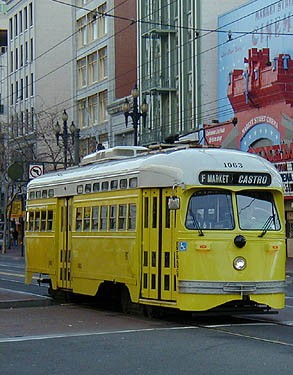
%> input picture resources/projPanorama/data/source001/source001_01.jpg, 293 x 375 px; its folder holds 2 pictures in this run
$ octave proj5.m   (GNU Octave 9; MATLAB toolbox functions it lacks are replaced by stand-ins)
%> lines starting %> are read from the running program, lines starting %| are printed output that depends on the picture
### resources/projPanorama/code/harris.m
% Sample code for detecting Harris corners, following
% Brown et al, CVPR 2005
%        by Alyosha Efros, so probably buggy...
%
% Taken from CMU Computational Photography web page
% by Patrick Doran on April 4th, 2010.
%

function [x,y,v] = harris(imrgb, border)
    im = im2double(rgb2gray(imrgb));
    g1 = fspecial('gaussian', 9,1);  % Gaussian with sigma_d
    g2 = fspecial('gaussian', 11,1.5); % Gaussian with sigma_i

    img1 = conv2(im,g1,'same');  % blur image with sigma_d
    Ix = conv2(img1,[-1 0 1],'same');  % take x derivative
    Iy = conv2(img1,[-1;0;1],'same');  % take y derivative

    % Compute elements of the Harris matrix H
    %%% we can use blur instead of the summing window
    Ix2 = conv2(Ix.*Ix,g2,'same');
    Iy2 = conv2(Iy.*Iy,g2,'same');
    IxIy = conv2(Ix.*Iy,g2,'same');
    R = (Ix2.*Iy2 - IxIy.*IxIy) ... % det(H)
        ./ (Ix2 + Iy2 + eps);       % trace(H) + epsilon

    % don't want corners close to image border
    R([1:border, end-border-1:end], :) = 0;
    R(:,[1:border,end-border-1:end]) = 0;
    max_r = max(R(:));
    R(R < 0.05 * max_r) = 0;

    % non-maxima supression within 3x3 windows
    nonmax = inline('max(x)');
    Rmax = colfilt(R,[3 3],'sliding',nonmax); % find neighbrhood max
    Rnm = R.*(R == Rmax);  % supress non-max

    % extract all interest points
    [y,x,v] = find(Rnm);

    % Get orientation
    g3 = fspecial('gaussian', 33,4.5); % Gaussian with sigma_o
    img3 = conv2(im,g3,'same'); % blur image with sigma_o
    Ix3 = conv2(img3,[-1 0 1],'same');
    Iy3 = conv2(img3,[-1;0;1],'same');
    inds = sub2ind(size(img3),y,x);
    U = [ Ix3(inds) Iy3(inds)];
    U = normr_1290(U);
    o = atan2(U(:,1),U(:,2));
    o = rad2deg(o);

end

### resources/projPanorama/code/normr_1290.m
function [n] = normr_1290(m)
    [mr,mc]=size(m);
    if (mc == 1)
        n = m ./ abs(m);
    else
        n=sqrt(ones./(sum((m.*m)')))'*ones(1,mc).*m;
    end
end

### resources/projPanorama/code/define_correspondence.m
% Automated Panorama Stitching stencil code
% CS 129 Computational Photography, Brown U.
%
% Automatically computes a set of correspondence points between
% two images.
%
% imgA:         input image A
% imgB:         input image B
% patch_size:   size of the area around an interest point that we will
%               use to create a feature vector.
%
% X1:           x location of the correspondence points in image A
% y1:           y location of the correspondence points in image A
% X1:           x location of the correspondence points in image B
% Y1:           y location of the correspondence points in image B

function [ X1 Y1 X2 Y2 ] = define_correspondence( imgA, imgB, patch_size )
    % to make sure all points are within the patch_size
    border = patch_size / 2;

    % harris will return a list of interest points
    [xA yA] = harris(imgA, border);
    [xB yB] = harris(imgB, border);

    % transform the interest points into feature vectors
    [featuresA] = get_features(imgA, xA, yA, patch_size);
    [featuresB] = get_features(imgB, xB, yB, patch_size);


    % Find out which feature in featuresA corresponds to which
    % feature in featuresB. You can use dist2 to get the squared
    % distance between two sets of points.

    D = dist2(featuresA, featuresB);

    [D index] = sort(D, 2);

    error = D(:,1) ./ D(:,2);

    FEATURE_ERROR = 0.2;
    MIN_NUM_MATCHES = 20;

    [e i] = sort(error);
    bestA = i(e < FEATURE_ERROR);
    if length(bestA) < MIN_NUM_MATCHES
        bestA = i(1:MIN_NUM_MATCHES);
    end
    bestB = index( bestA );

    X1 = xA(bestA);
    Y1 = yA(bestA);
    X2 = xB(bestB);
    Y2 = yB(bestB);
end

### resources/projPanorama/code/get_features.m
% Automated Panorama Stitching stencil code
% CS 129 Computational Photography, Brown U.
%
% Returns a set of feature descriptors for a given set of interest points.
%
%
% img:          input image A
% x / y:        x and y locations of interest points
% patch_size:   area to compute the feature vector from ( should be
%               centered at x/y).
%
% features:     the list of computed features. should have the
%               following dimension | length(x) | patch_size * patch_size|

function [features] = get_features(img, x, y, patch_size)
    img = im2double(rgb2gray(img));

    % Choose center consistently (even width window)
    % Remember to apply a border parameter to harris and anms
    features = zeros(length(x), patch_size * patch_size);
    for i=1:length(x)
        winX = x(i)-patch_size/2 : x(i)+patch_size/2-1;
        winY = y(i)-patch_size/2 : y(i)+patch_size/2-1;

        feat = img(winY,winX,:);
        feat = imresize(feat,[patch_size patch_size]);

        % "Standardize" the vector
        feat = (feat - mean(feat(:))) / std(feat(:));

        features(i,:) = feat(:);
    end
end

### resources/projPanorama/code/dist2.m
%DIST2	Calculates squared distance between two sets of points.
%
%	Description
%	D = DIST2(X, C) takes two matrices of vectors and calculates the
%	squared Euclidean distance between them.  Both matrices must be of
%	the same column dimension.  If X has M rows and N columns, and C has
%	L rows and N columns, then the result has M rows and L columns.  The
%	I, Jth entry is the  squared distance from the Ith row of X to the
%	Jth row of C.
%
%	See also
%	GMMACTIV, KMEANS, RBFFWD
%

%	Copyright (c) Christopher M Bishop, Ian T Nabney (1996, 1997)

function n2 = dist2(x, c)

    [ndata, dimx] = size(x);
    [ncentres, dimc] = size(c);
    if dimx ~= dimc
        error('Data dimension does not match dimension of centres')
    end

    n2 = (ones(ncentres, 1) * sum((x.^2)', 1))' + ...
            ones(ndata, 1) * sum((c.^2)',1) - ...
            2.*(x*(c'));
end

### resources/projPanorama/code/composite.m
% Automated Panorama Stitching stencil code
% CS 129 Computational Photography, Brown U.
%
% Simple form of compositing two images by averaging the
% overlap region.

function [ out ] = composite(imgA, imgB)

    % Hint: we might consider generating some masks first...
    % Then we can composite.

    % Placeholder code
    imgA1 = imresize(imgA, [size(imgB,1) size(imgB,2)]);
    out = imgA1 + imgB;
end

### resources/projPanorama/code/ransac.m
% Automated Panorama Stitching stencil code
% CS 129 Computational Photography, Brown U.
%
% Run RANSAC to recover the homography.
%
%
% X1:           x location of the correspondence points in image A
% y1:           y location of the correspondence points in image A
% X1:           x location of the correspondence points in image B
% Y1:           y location of the correspondence points in image B
%
%
% model:        the recovered homography (|3|x|3| matrix)

function [model] = ransac(X1, Y1, X2, Y2)
    % your code here.
    % use (and implement) calculate_transform to calculate a homography
    % between many random sets of points.
    % return the homography with the most inliers.

    %placeholder
    model = [1 0 -50; ...
             0 1 -50; ...
             0 0 1];

end

### resources/projPanorama/code/show_correspondence.m
% Automated Panorama Stitching stencil code
% CS 129 Computational Photography, Brown U.
%
% Visualizes corresponding points between two images.

function [ h ] = show_correspondence(imgA, imgB, X1, Y1, X2, Y2)
    h = figure;
    subplot(1,2,1);
    imshow(rgb2gray(imgA))
    hold on;
    plot(X1,Y1,'ro');
    hold off;
    subplot(1,2,2);
    imshow(rgb2gray(imgB))
    hold on;
    plot(X2,Y2,'ro');
    hold off;
end

### resources/projPanorama/code/warp_image.m
% Automated Panorama Stitching stencil code
% CS 129 Computational Photography, Brown U.
%
% Warps an img according to projective transfomation T

function [ im1, im2 ] = warp_image(A, B, T)

    % Your code here

    % Placeholder code
    im1 = A;
    im2 = B;

end

### resources/projPanorama/code/proj5.m
% Automated Panorama Stitching stencil code
% CS 129 Computational Photography, Brown U.

warning('off','MATLAB:singularMatrix');
warning('off','Matlab:nearlySingularMatrix');

imgdir = '../data/';
outdir = '../results';
N = 2; %defaulting to run only on the first two of eight test sets

for i = 1:N
    close all;

    prefix = sprintf('source%03d',i);
    files = dir(sprintf('%s/%s/*.jpg',imgdir,prefix));

    display(sprintf('-------'));
    display(sprintf('Processing files in %s:', prefix));

    T = length(files);
    filenames = cell(T,1);
    for j = 1:T
        filenames{j} = sprintf('%s/%s/%s',imgdir,prefix,files(j).name);
    end


%     For STEP 5: Prewarp the images into spherical images.
%     Leave this section commented out until you finish normal stitching.
%     Then, uncomment this section, and run the code using the images from
%     imgCell instead.
%
%     When you get to this step, consider which image-space transform is
%     now needed---we might not need to estimate a homography.
%     Write two code paths with a switch for planar/spherical as needed.
%
%     focal_len = 500;
%     imgCell = cell(T,1);
%     for j = 1:length(filenames)
%         img = im2double(imread(filenames{j}));
%         imgCell{j} = spherical_conversion(img, focal_len);
%     end


    % loop over all input image and combine
    A = im2double(imread(filenames{1}));
    for j = 2:length(filenames)
        B = im2double(imread(filenames{j}));
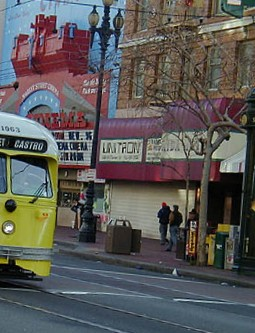
%> input picture resources/projPanorama/data/source001/source001_02.jpg, 255 x 333 px

        % STEP 1: Define correspondences between the 2 images
        % This is computed for you.
        tstart = tic;
        display(sprintf('Calculating potential correspondences... '));
        patch_size = 40;
        [X1 Y1 X2 Y2] = define_correspondence(A, B, patch_size);
%> in harris, `R([1:border, end-border-1:end], :) = 0;`: R: size 375x293 double; min 0, max 0.0222, mean 0.000767
%> in harris, `R(:,[1:border,end-border-1:end]) = 0;`:
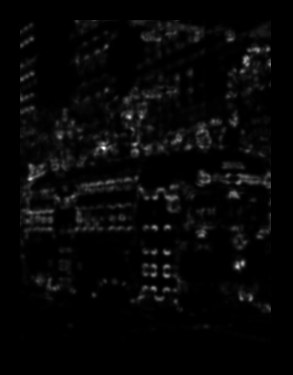
%> R: size 375x293 double; min 0, max 0.0222, mean 0.000632; drawn with min black and max white
%> in harris, `max_r = max(R(:));`: max_r = 0.0222
%> in harris, `[y,x,v] = find(Rnm);`: y = 506 values from 21 to 327; x = 506 values from 21 to 271; v = 506 values from 0.00113 to 0.0222
%> in harris, `inds = sub2ind(size(img3),y,x);`: inds = 506 values from 7630 to 101479
%> in harris, `U = [ Ix3(inds) Iy3(inds)];`: U = 506 rows, first 12: [-0.00169 -0.00115; 0.0013 0.0101; 0.00556 0.0132; -0.018 0.00657; -0.0129 -0.0105; -0.00966 0.0192; -0.0114 0.0202; -0.0138 -0.0164; 0.0097 0.0192; -0.0085 -0.0142; 0.00878 0.0223; -0.00812 -0.0154]
%> in normr_1290, `[mr,mc]=size(m);`: mr = 506; mc = 2
%> in harris, `U = normr_1290(U);`: U = 506 rows, first 12: [-0.828 -0.561; 0.127 0.992; 0.389 0.921; -0.939 0.343; -0.778 -0.629; -0.448 0.894; -0.492 0.871; -0.644 -0.765; 0.451 0.892; -0.513 -0.858; 0.366 0.931; -0.466 -0.885]
%> in harris, `o = atan2(U(:,1),U(:,2));`: o = 506 values, max 3.12 at index 80, min -3.13 at index 152, mean -0.26
%> in harris, `o = rad2deg(o);`: o = 506 values, max 178.8 at index 80, min -179.3 at index 152, mean -14.92
%> in define_correspondence, `[xA yA] = harris(imgA, border);`: xA = 506 values from 21 to 271; yA = 506 values, max 327 at index 389, min 21 at index 150, mean 155.2
%> call 2 of harris, with border = 20
%> in harris (call 2), `R([1:border, end-border-1:end], :) = 0;`: R: size 333x255 double; min 0, max 0.0228, mean 0.000745
%> in harris (call 2), `R(:,[1:border,end-border-1:end]) = 0;`:
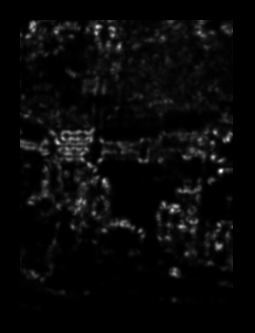
%> R: size 333x255 double; min 0, max 0.0171, mean 0.000602; drawn with min black and max white
%> in harris (call 2), `max_r = max(R(:));`: max_r = 0.0171
%> in harris (call 2), `[y,x,v] = find(Rnm);`: y = 499 values from 21 to 300; x = 499 values from 21 to 233; v = 499 values from 0.000855 to 0.0171
%> in harris (call 2), `Iy3 = conv2(img3,[-1;0;1],'same');`:
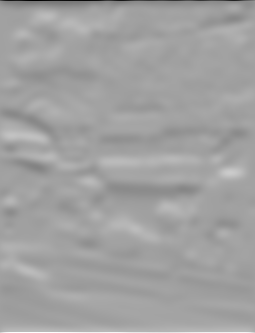
%> Iy3: size 333x255 double; min -0.42, max 0.244, mean 0.000255; drawn with min black and max white
%> in harris (call 2), `inds = sub2ind(size(img3),y,x);`: inds = 499 values from 6695 to 77543
%> in harris (call 2), `U = [ Ix3(inds) Iy3(inds)];`: U = 499 rows, first 12: [0.0111 0.051; 0.00815 -0.000586; 0.000141 0.0333; -0.00925 -0.000479; 0.00675 -0.0466; -0.0178 0.0631; -0.0269 -0.000628; -0.0456 0.0573; -0.00777 0.00832; -0.00343 -0.00418; -0.00762 0.00458; -0.00431 -0.00811]
%> in harris (call 2), `U = normr_1290(U);`: U = 499 rows, first 12: [0.212 0.977; 0.997 -0.0717; 0.00425 1; -0.999 -0.0517; 0.143 -0.99; -0.272 0.962; -1 -0.0233; -0.623 0.783; -0.683 0.731; -0.635 -0.773; -0.857 0.516; -0.469 -0.883]
%> in harris (call 2), `o = atan2(U(:,1),U(:,2));`: o = 499 values, max 3.12 at index 348, min -3.14 at index 51, mean 0.115
%> in harris (call 2), `o = rad2deg(o);`: o = 499 values, max 178.6 at index 348, min -180 at index 51, mean 6.59
%> in define_correspondence, `[xB yB] = harris(imgB, border);`: xB = 499 values from 21 to 233; yB = 499 values, max 300 at index 353, min 21 at index 46, mean 133.1
%> after the loop in get_features, `for i=1:length(x)`:
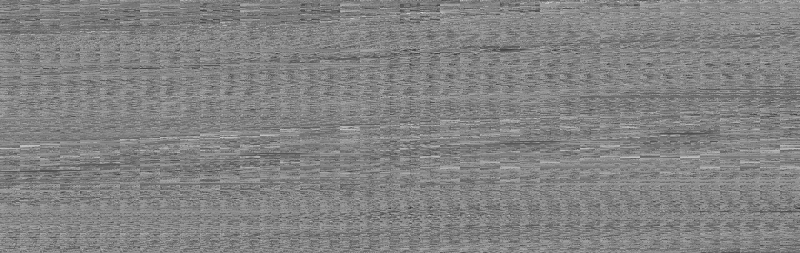
%> features: size 506x1600 double (shown at 1/2 size); min -5.6, max 5.28, mean 1.03e-17; drawn with min black and max white
%> call 2 of get_features, with patch_size = 40
%> after the loop in get_features (call 2), `for i=1:length(x)`:
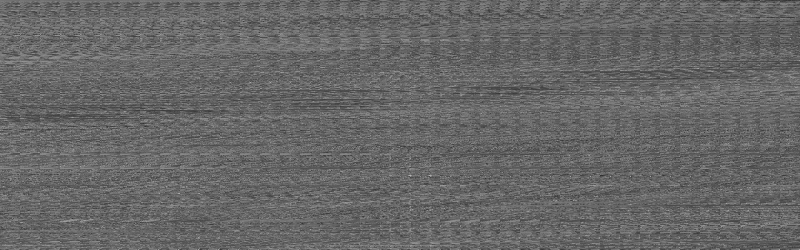
%> features: size 499x1600 double (shown at 1/2 size); min -4.72, max 6.96, mean -8.69e-18; drawn with min black and max white
%> in define_correspondence, `[D index] = sort(D, 2);`:
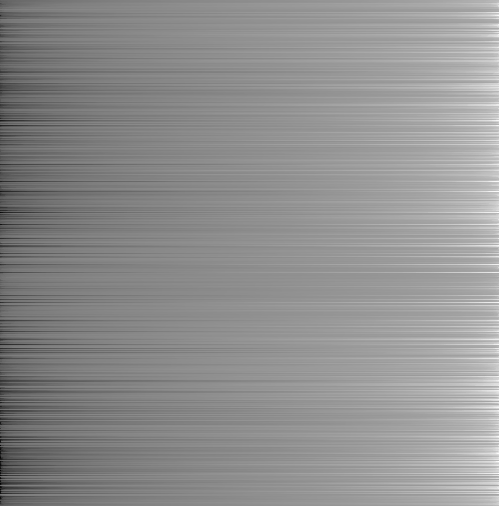
%> D: size 506x499 double; min 395.7, max 5365, mean 3197.3; mean of the top-left, top-right, bottom-left and bottom-right quarters 2851.4, 3544.7, 2855, 3535.4; drawn with min black and max white
%> in define_correspondence, `error = D(:,1) ./ D(:,2);`: error = 506 values, max 0.999 at index 98, min 0.325 at index 446, mean 0.922
%> in define_correspondence, `[e i] = sort(error);`: e = 506 values from 0.325 to 0.999; i = 506 values, max 506 at index 485, min 1 at index 258, mean 253.5
%> in define_correspondence, `bestA = i(e < FEATURE_ERROR);`: bestA = []
%> in define_correspondence, `bestA = i(1:MIN_NUM_MATCHES);`: bestA = 20 values, max 498 at index 17, min 423 at index 19, mean 466.6
%> in define_correspondence, `bestB = index( bestA );`: bestB = 20 values, max 81 at index 17, min 1 at index 19, mean 32.7
%> in define_correspondence, `X1 = xA(bestA);`: X1 = 20 values, max 271 at index 17, min 235 at index 15, mean 255.7
%> in define_correspondence, `Y1 = yA(bestA);`: Y1 = 20 values, max 310 at index 6, min 64 at index 20, mean 129.5
%> in define_correspondence, `X2 = xB(bestB);`: X2 = 20 values, max 57 at index 17, min 21 at index 15, mean 36.2
%> in define_correspondence, `Y2 = yB(bestB);`: Y2 = 20 values, max 276 at index 6, min 31 at index 20, mean 95.55
        show_correspondence(A, B, X1, Y1, X2, Y2);
        display(sprintf('\bdone in %1.3f', toc(tstart)));

        % STEP 2: Find best Homography using RANSAC
        % You must implement this.
        % ransac() should call calculate_transform() to estimage a homography H
        tstart = tic;
        display(sprintf('Starting RANSAC of feature points... '));
        T = ransac(X1, Y1, X2, Y2);
%> T = [1 0 -50; 0 1 -50; 0 0 1]
        display(sprintf('\bdone in %1.3f', toc(tstart)));

        % STEP 3:  Warp both images into new image space
        % You must implement this.
        tstart = tic;
        display(sprintf('Warping second image to first... '));
        [ warpedA warpedB ] = warp_image(A, B, T);

        % STEP 4: Composite the two warped images
        % You must implement this.
        tstart = tic;
        display(sprintf('Compositing... '));
        [ panorama ] = composite(warpedA, warpedB);
        display(sprintf('\bdone in %1.3f', toc(tstart)));


        % set the current combined image as the first image (A)
        % for the next iteration
        A = panorama;
    end

    figure;
    imshow(panorama);
    imwrite(panorama,sprintf('%s/panorama%03d.jpg',outdir,i));
end
